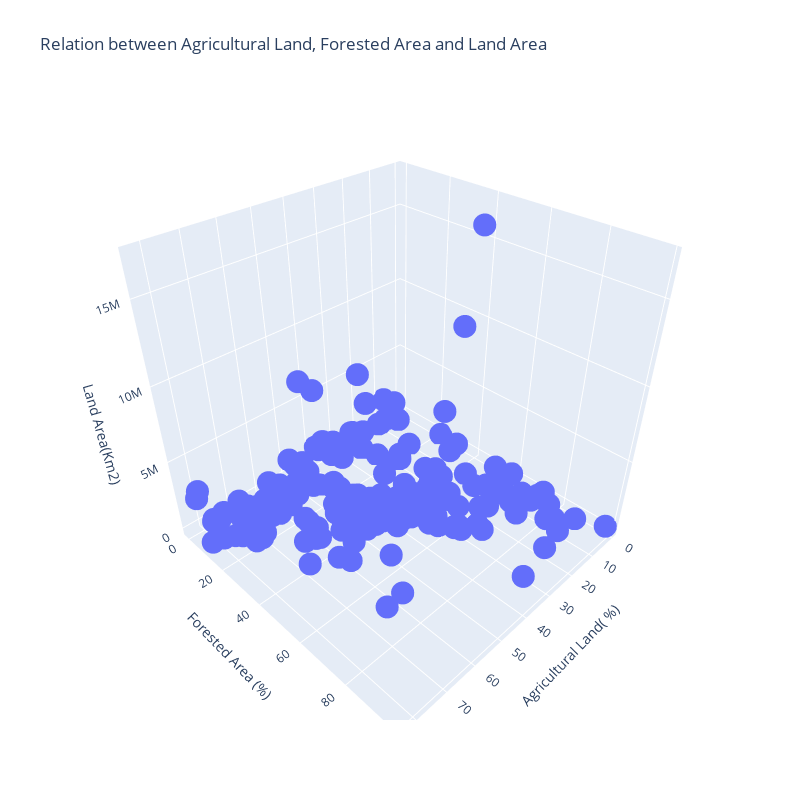

Notebook code cell kept with this figure:
### Code cell
fig = px.scatter_3d(data_frame=data,
                    x='Agricultural Land( %)',  
                    y='Forested Area (%)',
                    z='Land Area(Km2)',
                    title='Relation between Agricultural Land, Forested Area and Land Area')

fig.update_layout(autosize=False, width=800, height=800)

fig.show()

### Figure 1 — Plotly figure (JSON) as saved in the notebook; plotly's stock layout.template omitted (floating-point values rounded to 4 significant figures; data arrays with more than 128 entries replaced by an {"elided": "..."} marker saying what was removed)
{"data": [{"hovertemplate": "Agricultural Land( %)=%{x}<br>Forested Area (%)=%{y}<br>Land Area(Km2)=%{z}<extra></extra>", "legendgroup": "", "marker": {"color": "#636efa", "symbol": "circle"}, "mode": "markers", "name": "", "scene": "scene", "showlegend": false, "type": "scatter3d", "x": {"elided": "188 float values"}, "y": {"elided": "188 float values"}, "z": {"elided": "188 int values"}}], "layout": {"autosize": false, "height": 800, "legend": {"tracegroupgap": 0}, "scene": {"domain": {"x": [0, 1], "y": [0, 1]}, "xaxis": {"title": {"text": "Agricultural Land( %)"}}, "yaxis": {"title": {"text": "Forested Area (%)"}}, "zaxis": {"title": {"text": "Land Area(Km2)"}}}, "title": {"text": "Relation between Agricultural Land, Forested Area and Land Area"}, "width": 800}}
